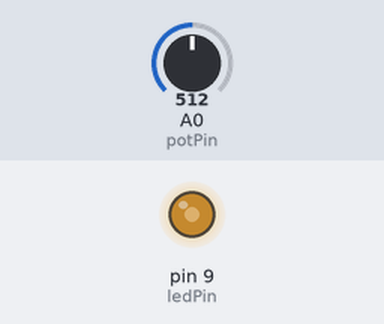
Simulated run of this sketch. Board: Arduino Uno, built with avr-gcc and run on an emulated ATmega328P. On the bench: output pins drawn as LEDs (lit = HIGH). Inputs (shaded band) come from the test bench; at power-on: A0 (potPin) = 512.

Above: at 1.2 s.
1.3 s: A0 (potPin) set to 716
At 1.9 s:
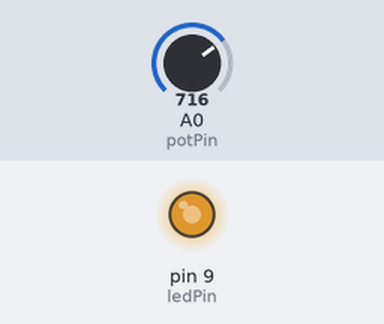
2.8 s: A0 (potPin) set to 900
At 3.1 s:
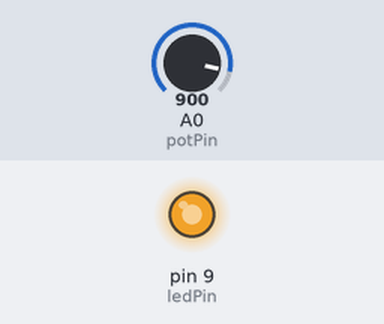
4.3 s: A0 (potPin) set to 122
At 5.4 s:
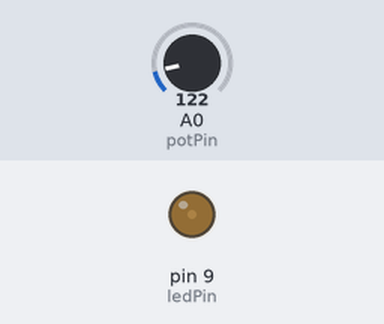
5.8 s: A0 (potPin) set to 0
At 6.6 s:
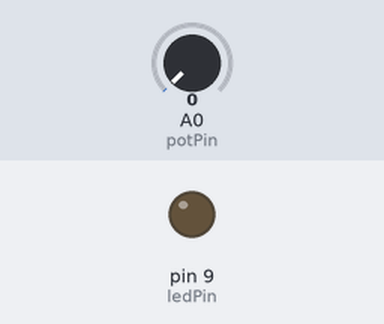
7.3 s: A0 (potPin) set to 511
At 7.7 s:
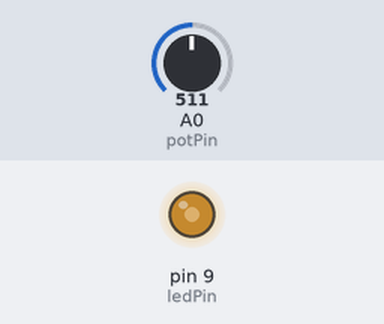
Timing chart, 0 to 9.8 s (numbered marks = the images above; inputs shaded):
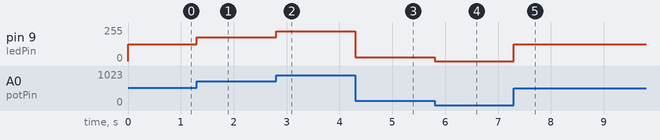

The sketch:

PotentiometerLED.ino
```cpp
// (licence header left out)
// Constants
const byte ledPin = 9;  // The LED pin to send brightness.
const byte potPin = A0; // The potentiometer pin to read its state.

// Global Variables
int brightness = 0;  /**
                      * The brightness of the LED determined by the
                      * potentiometer.
                      */

void setup() {
  // Initialize the LED pin as an output.
  pinMode(ledPin, OUTPUT);
  // Initialize the potentiometer pin as an input.
  pinMode(potPin, INPUT);
}

void loop() {
  // Read the analog value from the potentiometer pin.
  brightness = analogRead(potPin);
  /**
   * Convert the brightness value from the value of an analog pin into an
   * appropriate value that would lie within the range of a digital pin.
   */
  brightness = map(brightness, 0, 1023, 0, 255);
  /**
   * Write the brightness variable's value to the LED pin, using the LED pin's
   * specific PWM capability.
   */
  analogWrite(ledPin, brightness);
}
```

Measured:
- after the input at 1.3 s, pin 9 (ledPin): 127/255 → 178/255 at once
- after the input at 2.8 s, pin 9 (ledPin): 178/255 → 224/255 at once
- after the input at 4.3 s, pin 9 (ledPin): 224/255 → 30/255 at once
- after the input at 5.8 s, pin 9 (ledPin): 30/255 → 0/255 at once
- after the input at 7.3 s, pin 9 (ledPin): 0/255 → 127/255 at once
